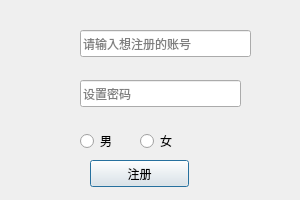
<?xml version="1.0" encoding="UTF-8"?>
<ui version="4.0">
 <class>RegisterPage</class>
 <widget class="QDialog" name="RegisterPage">
  <property name="geometry">
   <rect>
    <x>0</x>
    <y>0</y>
    <width>300</width>
    <height>200</height>
   </rect>
  </property>
  <property name="windowTitle">
   <string>Dialog</string>
  </property>
  <widget class="QLineEdit" name="passwdLineEdit">
   <property name="geometry">
    <rect>
     <x>80</x>
     <y>80</y>
     <width>161</width>
     <height>27</height>
    </rect>
   </property>
   <property name="placeholderText">
    <string>设置密码</string>
   </property>
  </widget>
  <widget class="QPushButton" name="pushButton">
   <property name="geometry">
    <rect>
     <x>90</x>
     <y>160</y>
     <width>99</width>
     <height>27</height>
    </rect>
   </property>
   <property name="text">
    <string>注册</string>
   </property>
  </widget>
  <widget class="QRadioButton" name="radioButton">
   <property name="geometry">
    <rect>
     <x>80</x>
     <y>130</y>
     <width>117</width>
     <height>22</height>
    </rect>
   </property>
   <property name="text">
    <string>男</string>
   </property>
  </widget>
  <widget class="QRadioButton" name="radioButton_2">
   <property name="geometry">
    <rect>
     <x>140</x>
     <y>130</y>
     <width>117</width>
     <height>22</height>
    </rect>
   </property>
   <property name="text">
    <string>女</string>
   </property>
  </widget>
  <widget class="QLineEdit" name="countLineEdit">
   <property name="geometry">
    <rect>
     <x>80</x>
     <y>30</y>
     <width>171</width>
     <height>27</height>
    </rect>
   </property>
   <property name="placeholderText">
    <string>请输入想注册的账号</string>
   </property>
  </widget>
 </widget>
 <resources/>
 <connections/>
</ui>
